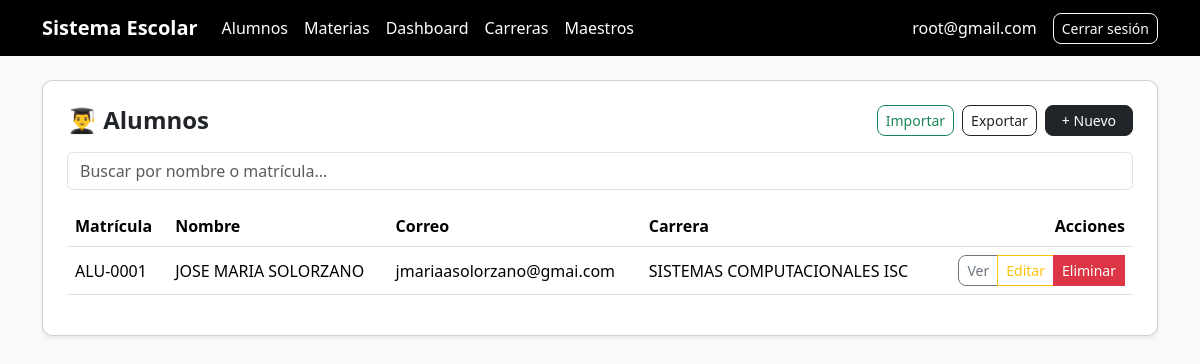
/alumnos/ (signed in), run on the app's committed database.
### alumnos/models.py (models this page shows, shortened)
class Alumno(models.Model):
    user = models.OneToOneField(User, on_delete=models.CASCADE, null=True, blank=True)
    nombre = models.CharField(max_length=100)
    correo = models.EmailField()
    carrera = models.ForeignKey(Carrera, on_delete=models.CASCADE)
    materias = models.ManyToManyField(Materia, blank=True)
    matricula = models.CharField(
        max_length=20,
        unique=True,
        blank=True,
        null=True
    )

class Carrera(models.Model):
    nombre = models.CharField(max_length=100)
    def __str__(self):
        return self.nombre

### alumnos/views.py (the view, shortened to what this page needs)
# urls.py: path('', views.lista_alumnos, name='lista_alumnos'),
@login_required
def lista_alumnos(request):
    user = request.user
    if user.is_superuser or user.groups.filter(name='admin').exists():
        alumnos = Alumno.objects.all()
    elif user.groups.filter(name='alumno').exists():
        try:
            alumno = Alumno.objects.get(user=user)
            alumnos = Alumno.objects.filter(id=alumno.id)
        except Alumno.DoesNotExist:
            alumnos = Alumno.objects.none()
    else:
        alumnos = Alumno.objects.none()
    return render(request, 'alumnos/lista_alumnos.html', {
        'alumnos': alumnos,
        'es_admin': user.is_superuser or user.groups.filter(name='admin').exists(),
        'es_maestro': user.groups.filter(name='maestro').exists(),
        'es_alumno': user.groups.filter(name='alumno').exists(),
    })

### alumnos/context_processors.py (called while the page is built)
def roles_usuario(request):
    user = request.user
    if user.is_authenticated:
        return {
            'es_admin': user.is_superuser or user.groups.filter(name='admin').exists(),
            'es_maestro': user.groups.filter(name='maestro').exists(),
            'es_alumno': user.groups.filter(name='alumno').exists(),
        }
    return {}

### alumnos/templates/alumnos/lista_alumnos.html (shortened to what this page needs)
{% extends 'base.html' %}
{% block content %}
<div class="card p-4 shadow-sm">
    <div class="d-flex justify-content-between align-items-center mb-3">
        <h4 class="mb-0 fw-semibold">
            👨‍🎓 Alumnos
        </h4>
        <div class="d-flex gap-2 align-items-start">
             {% if perms.alumnos.add_alumno %}
            <button class="btn btn-outline-success btn-sm"
                    data-bs-toggle="modal"
                    data-bs-target="#modalImportar">
                Importar
            </button>
            {% endif %}
            <a href="/alumnos/exportar-excel/"
               class="btn btn-outline-dark btn-sm">
                Exportar
            </a>
            {% if perms.alumnos.add_alumno %}
            <a href="/alumnos/crear/"
               class="btn btn-dark btn-sm px-3">
                + Nuevo
            </a>
            {% endif %}
        </div>
    </div>
    <form method="GET" class="mb-3">
        <input type="text"
               name="q"
               class="form-control"
               placeholder="Buscar por nombre o matrícula..."
               value="{{ request.GET.q }}">
    </form>
    <div class="table-responsive">
        <table class="table align-middle table-hover">
            <thead class="text-muted">
                <tr>
                    <th>Matrícula</th>
                    <th>Nombre</th>
                    <th>Correo</th>
                    <th>Carrera</th>
                    <th class="text-end">Acciones</th>
                </tr>
            </thead>
            <tbody>
                {% for alumno in alumnos %}
                <tr class="fila-hover">
                    <td>{{ alumno.matricula }}</td>
                    <td>{{ alumno.nombre }}</td>
                    <td>{{ alumno.correo }}</td>
                    <td>{{ alumno.carrera }}</td>
                    <td class="text-end">
                        <div class="btn-group">
                            <a href="/alumnos/detalle/{{ alumno.id }}/"
                               class="btn btn-outline-secondary btn-sm">
                                Ver
                            </a>
                            {% if perms.alumnos.change_alumno %}
                            <a href="/alumnos/editar/{{ alumno.id }}/"
                               class="btn btn-outline-warning btn-sm">
                                Editar
                            </a>
                            {% endif %}
                               {% if perms.alumnos.change_alumno %}
                            <button class="btn btn-danger btn-sm"
                            data-bs-toggle="modal"
                            data-bs-target="#modalEliminar{{ alumno.id }}">
                             Eliminar
                            </button>
                             {% endif %}
                        </div>
                    </td>
                </tr>
                {% empty %}
                <tr>
                    <td colspan="5" class="text-center text-muted">
                        No hay alumnos registrados
                    </td>
                </tr>
                {% endfor %}
            </tbody>
        </table>
    </div>
</div>
{% endblock %}

### alumnos/templates/base.html (shortened to what this page needs)
<!DOCTYPE html>
<html lang="es">
<head>
    <link href="https://cdn.jsdelivr.net/npm/bootstrap@5.3.7/dist/css/bootstrap.min.css" rel="stylesheet">
</head>
<body>
{% if user.is_authenticated %}
<nav class="navbar navbar-expand-lg">
    <div class="container">
        <a class="navbar-brand" href="/alumnos/">
            Sistema Escolar
        </a>
        <div class="collapse navbar-collapse">
            <ul class="navbar-nav me-auto">
                {% if es_admin %}
                    <li class="nav-item">
                        <a class="nav-link" href="/alumnos">Alumnos</a>
                    </li>
                    <li class="nav-item">
                        <a class="nav-link" href="/alumnos/materias/">Materias</a>
                    </li>
                    <li class="nav-item">
                        <a class="nav-link" href="/alumnos/dashboard/">Dashboard</a>
                    </li>
                    <li class="nav-item">
                        <a class="nav-link" href="{% url 'lista_carreras' %}">Carreras</a>
                    </li>
                    <li class="nav-item">
                        <a class="nav-link" href="{% url 'lista_maestros' %}">Maestros</a>
                    </li>
                {% endif %}
            </ul>
            <span class="me-3 text-white">
                {{ request.user.username }}
            </span>
            <a href="/logout/" class="btn btn-outline-light btn-sm">
                Cerrar sesión
            </a>
        </div>
    </div>
</nav>
{% endif %}
<div class="container mt-4">
    {% block content %}
    {% endblock %}
</div>
<div id="toast-container" class="position-fixed top-0 end-0 p-3" style="z-index: 9999;"></div>
</body>
</html>

### alumnos/templates/base.html (style rules this page uses)
body { background-color: #f8f9fa; }
.navbar { background-color: black; }
.navbar-brand { font-weight: bold; color: white; }
.nav-link { color: white; }
.card { border-radius: 10px; }
.btn { border-radius: 8px; }

### data on the page
Alumno: matricula "ALU-0001", nombre "JOSE MARIA SOLORZANO", correo "jmariaasolorzano@gmai.com", carrera "SISTEMAS COMPUTACIONALES ISC"

### other printed values
{{ request.user.username }} "root@gmail.com"
